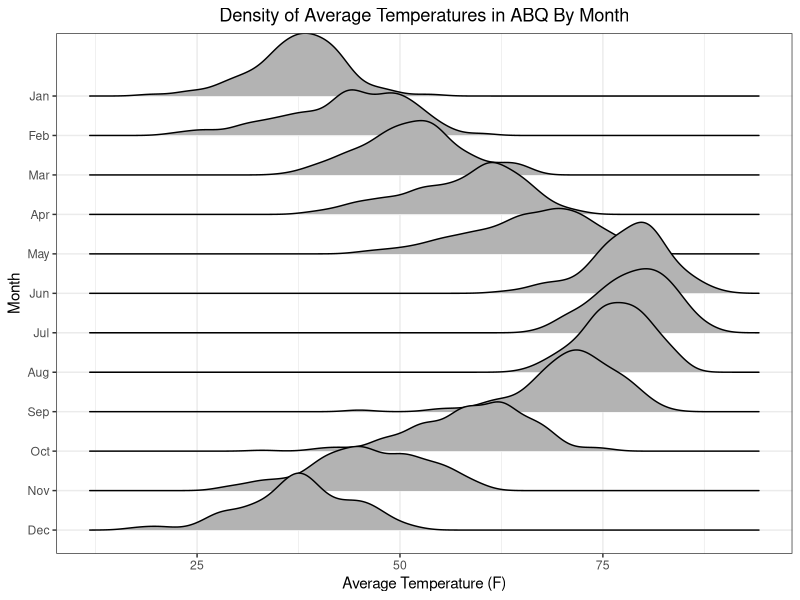
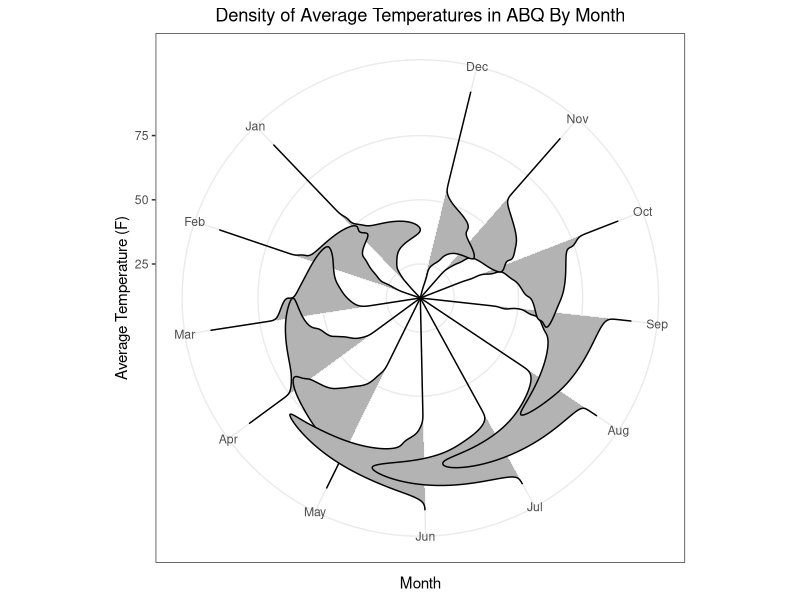
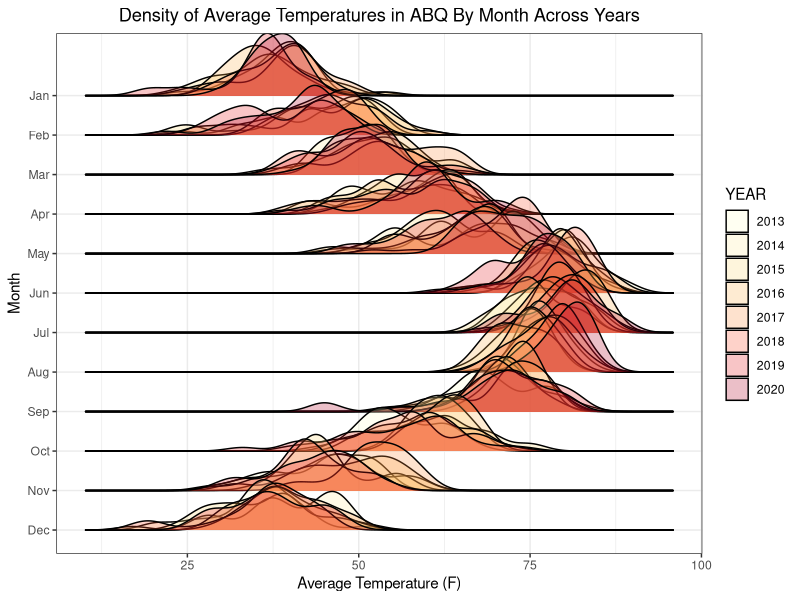
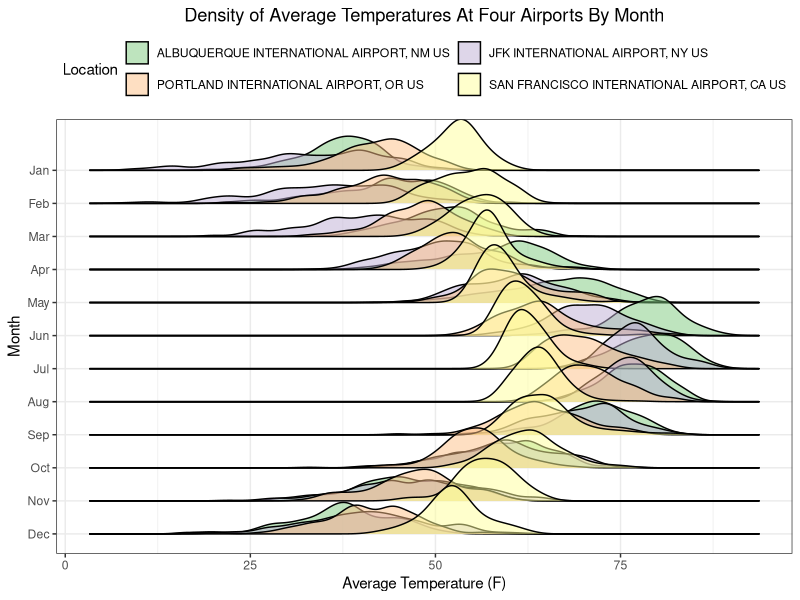
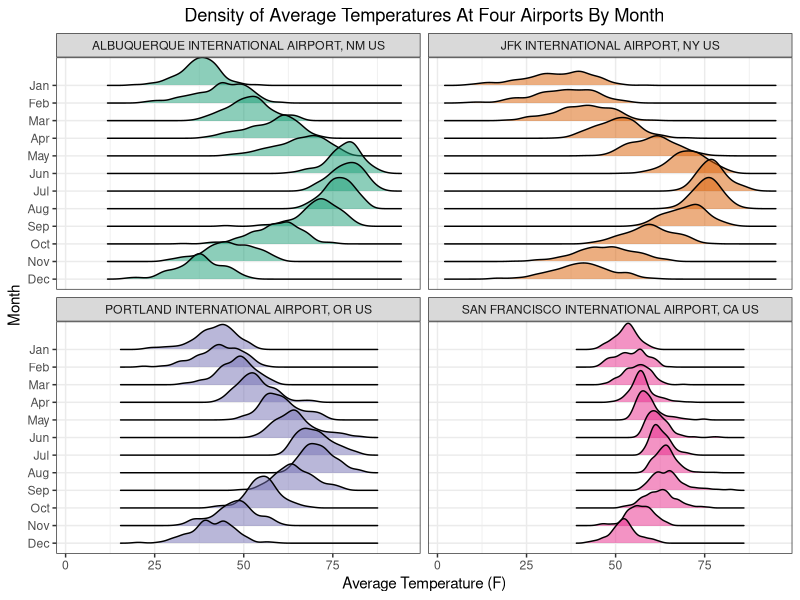
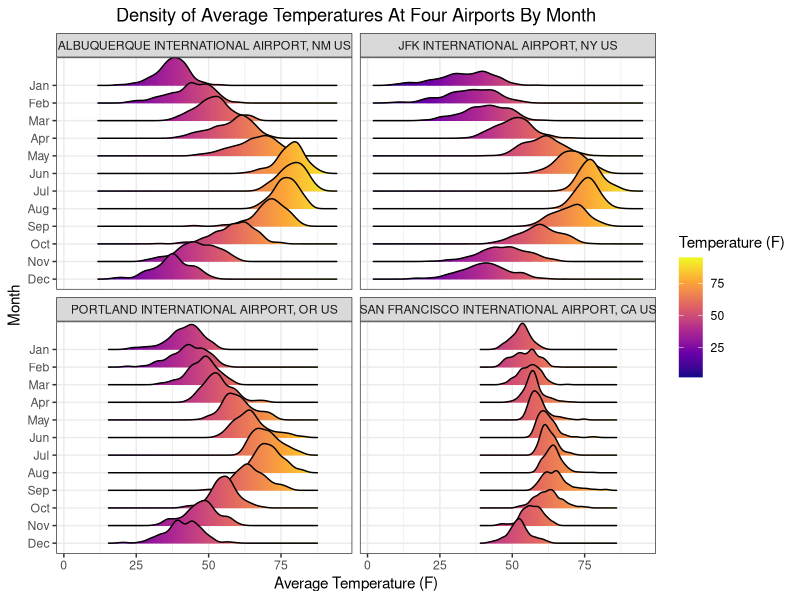

The R script that drew these images, in order:
# https://stats.stackexchange.com/questions/412817/how-to-visualize-an-evolution-of-a-distribution-in-time
library(dplyr)
library(ggplot2)
library(ggridges)

setwd("~/git/visualization/density")
rm(list = ls())

temps = read.csv("../data/temps.csv") %>%
  mutate(DATE = as.Date(DATE),
         # MONTH = as.factor(as.numeric(strftime(DATE, "%m"))),
         MONTH = as.factor(strftime(DATE, "%b")),
         MONTH = factor(MONTH, levels = rev(month.abb)),
         YEAR = as.factor(as.numeric(strftime(DATE, "%Y")))) %>%
  rename(Location = NAME) %>%
  na.exclude

abq.temps = temps %>%
  filter(Location == "ALBUQUERQUE INTERNATIONAL AIRPORT, NM US")

# Ridgeline of single series/location aggregated by month
ggplot(abq.temps, aes(TAVG, MONTH)) +
  geom_density_ridges() +
  xlab("Average Temperature (F)") +
  ylab("Month") +
  ggtitle("Density of Average Temperatures in ABQ By Month") +
  theme_bw() +
  theme(plot.title = element_text(hjust = 0.5))

# Ridgeline of single series/location aggregated by month, radial
# Needs some adjustment to y coords of density to correct for distortion, but pretty cool nonetheless
ggplot(abq.temps, aes(TAVG, MONTH)) +
  geom_density_ridges() +
  coord_polar(theta = "y") +
  xlab("Average Temperature (F)") +
  ylab("Month") +
  ggtitle("Density of Average Temperatures in ABQ By Month") +
  theme_bw() +
  theme(plot.title = element_text(hjust = 0.5))

# Ridgeline of single series/location aggregated by month with years as different colors
ggplot(abq.temps, aes(TAVG, MONTH)) +
  geom_density_ridges(aes(fill = YEAR), alpha = 0.25) +
  scale_fill_brewer(palette = "YlOrRd") +
  xlab("Average Temperature (F)") +
  ylab("Month") +
  ggtitle("Density of Average Temperatures in ABQ By Month Across Years") +
  theme_bw() +
  theme(plot.title = element_text(hjust = 0.5))

# Ridgeline of multiple series/locations aggregated by month as different colors on same plot
ggplot(temps, aes(TAVG, MONTH)) +
  geom_density_ridges(aes(fill = Location), alpha = 0.5) +
  scale_fill_brewer(palette = "Accent") +
  xlab("Average Temperature (F)") +
  ylab("Month") +
  ggtitle("Density of Average Temperatures At Four Airports By Month") +
  theme_bw() +
  theme(plot.title = element_text(hjust = 0.5), legend.position = "top") +
  guides(fill = guide_legend(nrow = 2, byrow = TRUE))

# Ridgeline of multiple series/locations aggregated by month as different facets
ggplot(temps, aes(TAVG, MONTH)) +
  geom_density_ridges(aes(fill = Location), alpha = 0.5) +
  scale_fill_brewer(palette = "Dark2") +
  facet_wrap(~ Location, scales = "fixed") +
  xlab("Average Temperature (F)") +
  ylab("Month") +
  ggtitle("Density of Average Temperatures At Four Airports By Month") +
  theme_bw() +
  theme(plot.title = element_text(hjust = 0.5), legend.position = "top") +
  guides(fill = "none")

# Ridgeline of multiple series/locations aggregated by month as different facets, gradient fill
# Gradient fill corresponds to temperature and makes it easier to compare across facets
ggplot(temps, aes(TAVG, MONTH, fill = after_stat(x))) +
  geom_density_ridges_gradient() +
  scale_fill_viridis_c(option = "C", name = "Temperature (F)") +
  facet_wrap(~ Location, scales = "fixed") +
  xlab("Average Temperature (F)") +
  ylab("Month") +
  ggtitle("Density of Average Temperatures At Four Airports By Month") +
  theme_bw() +
  theme(plot.title = element_text(hjust = 0.5), legend.position = "right")
